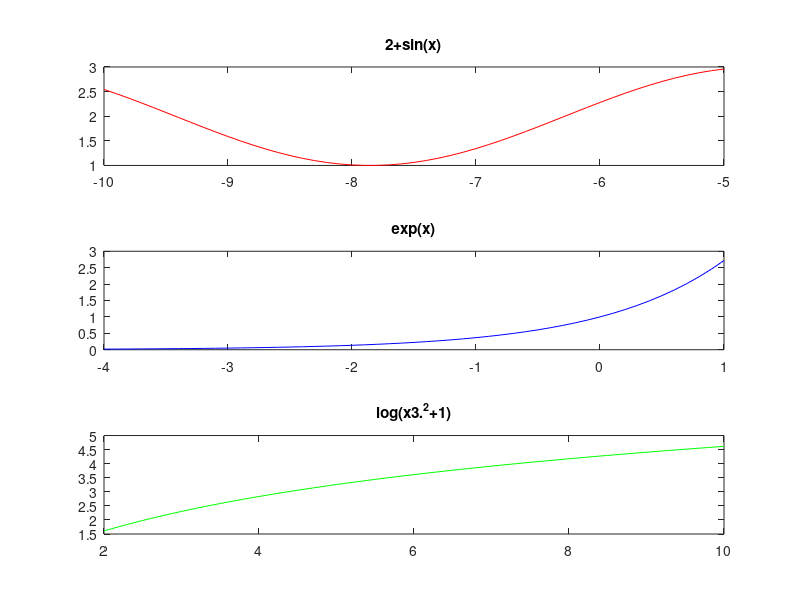

MATLAB code to generate this figure:
%Erick Jair Cisneros Hinojosa 1768238
%Examen de medio curso N2 Servomecanismos

%Ejercicio 3   
subplot(3,1,1)
x1=[-10:0.1:-5];
y1=2+sin(x1)
plot(x1,y1,'red')
title('2+sin(x)')

subplot(3,1,2)
x2=-4:0.1:1;
y2=exp(x2)
plot(x2,y2,'blue')
title('exp(x)')

subplot(3,1,3)
x3=2:0.1:10;
y3=log(x3.^2+1)
plot(x3,y3,'green')
title('log(x3.^2+1)')